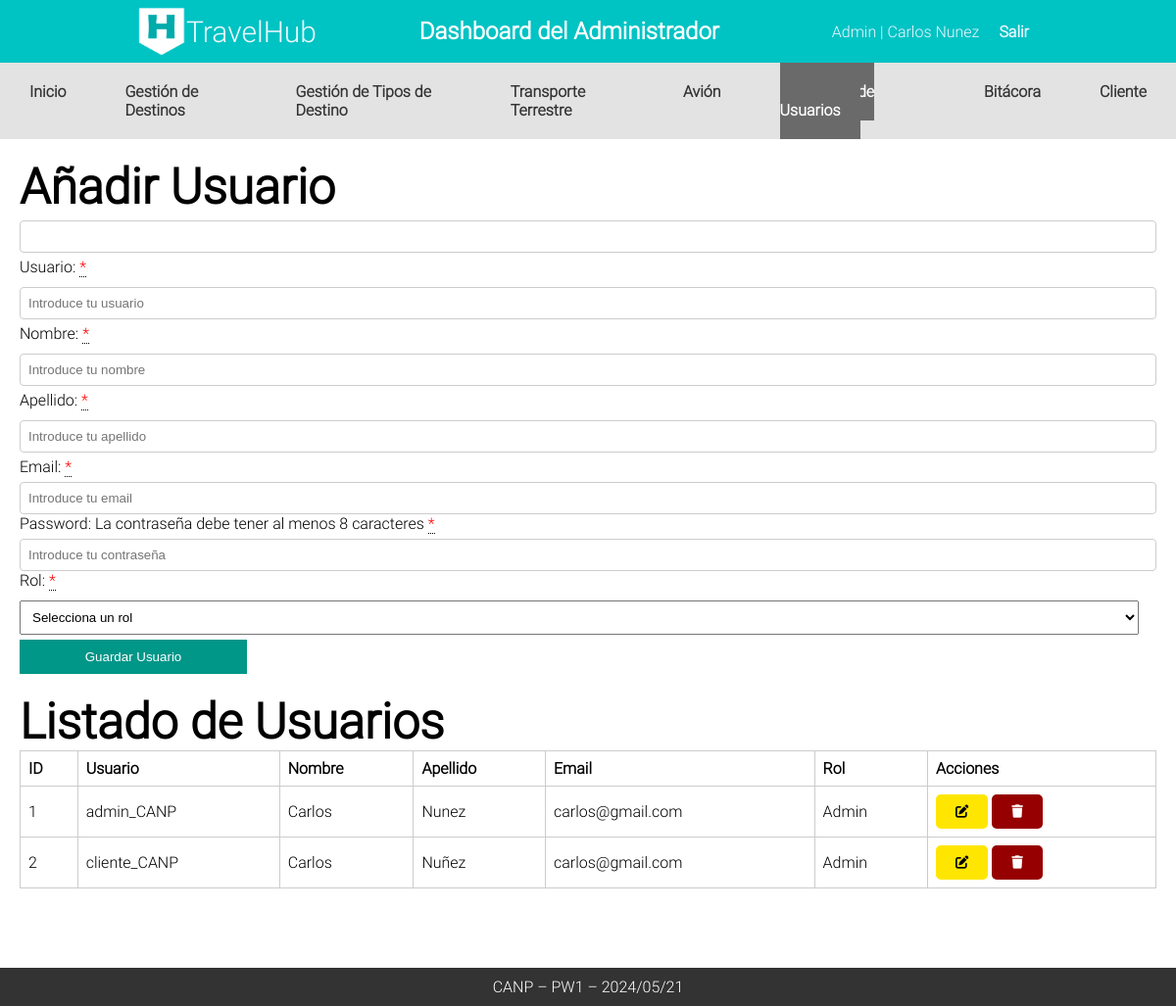
/Admin/CANP_ReporteUsuarios (signed in), run on an earlier commit of the app's database.
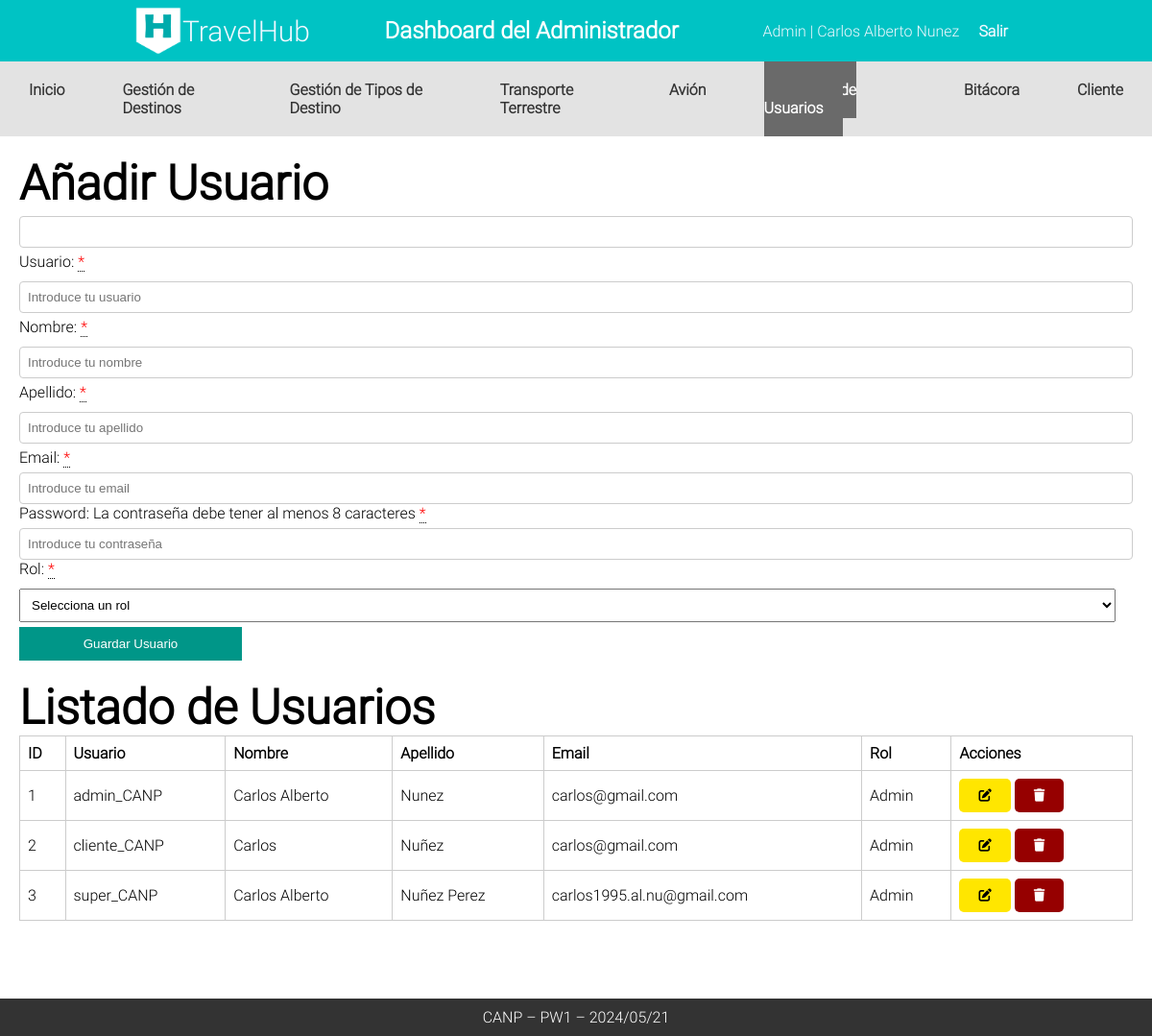
And on a later commit of the database.
### tables this page shows
CREATE TABLE `tblusuarios` (
  `Id_usuario` int(11) NOT NULL,
  `Usuario` varchar(255) NOT NULL,
  `Nombre` varchar(50) NOT NULL,
  `Apellido` varchar(50) NOT NULL,
  `Email` varchar(100) NOT NULL,
  `Password` varchar(255) NOT NULL,
  `Rol` int(11) NOT NULL
);

CREATE TABLE `tblroles` (
  `Id_rol` int(11) NOT NULL,
  `rol` varchar(255) NOT NULL
);

### Controllers/templateCtr.php (called while the page is built)
<?php
class Template
{
    public static function templateCtr()
    {
        include 'Views/plantilla.php';
    }
}

### index.php (called while the page is built, shortened)
<?php
include_once 'App/funciones.php';
include_once "Controllers/templateCtr.php";
include_once "Controllers/rutaCtr.php";
include_once "Controllers/usuariosCtr.php";
include_once "Models/usuariosMdl.php";
$template = new Template();
$template->templateCtr();

### Controllers/rutaCtr.php (called while the page is built)
<?php
class Ruta{
    public static function rutaCtr(){
        return "http://localhost/TravelHub/";
    }
}

### App/funciones.php (called while the page is built)
<?php
class Funciones{
static public function estaActivo($ruta) {
    $uri = $_SERVER['REQUEST_URI'];
    if(strpos($uri, $ruta) !== false) {
        return true;
    }
    return false;
}
}

### Models/CANP_conexion.php (called while the page is built, shortened)
<?php
class Conexion {
    public static function conectar() {
        try {
            $dsn = sprintf('mysql:host=%s;dbname=%s;charset=utf8', self::DB_HOST, self::DB_NAME);
            $link = new PDO($dsn, self::DB_USER, self::DB_PASSWORD, self::DB_OPTIONS);
            return $link;
        } catch (PDOException $e) {
            error_log('Error de conexión: ' . $e->getMessage());
            return null;
        }
    }
}

### Models/usuariosMdl.php (called while the page is built, shortened)
<?php
require_once "CANP_conexion.php";
class UsuariosMdl {
    public static function canp_leer_usuarios_mdl() {
        $stmt = Conexion::conectar()->prepare("SELECT * FROM tblusuarios");
        $stmt->execute();
        return $stmt->fetchAll();
    }
    public static function canp_leer_rol_id_mdl() {
        $stmt = Conexion::conectar()->prepare("SELECT * FROM tblroles");
        $stmt->execute();
        return $stmt->fetch();
    }
}

### Controllers/usuariosCtr.php (called while the page is built, shortened)
<?php
class UsuariosCtr {
    public static function canp_leer_usuarios_ctr() {
        $respuesta = UsuariosMdl::canp_leer_usuarios_mdl();
        return $respuesta;
    }
 public static function canp_leer_rol_id_ctr() {
    $respuesta = UsuariosMdl::canp_leer_rol_id_mdl();
    return $respuesta;
}
}

### Admin/CANP_ReporteUsuarios.php (the view, shortened to what this page needs)
<?php
include 'Components/cabeceraAdmin.php';
include 'Components/navAdmin.php'
?>
    <div class="contenedor">
    <h2>Añadir Usuario</h2>
    <form id="formUsuario" class="formUsuario" method="post" enctype="multipart/form-data">
        <input type="text" id="idUsuario" name="idUsuario">
        <label for="usuario">Usuario:   <div class="tooltip required"> *<span class="tooltiptext">Campo obligatorio</span></div></label>
        <input type="text" id="usuario" name="usuario" placeholder="Introduce tu usuario">
        <label for="nombre">Nombre: <div class="tooltip required"> *<span class="tooltiptext">Campo obligatorio</span></div></label>
        <input type="text" id="nombre" name="nombre" placeholder="Introduce tu nombre">
        <label for="apellido">Apellido: <div class="tooltip required"> *<span class="tooltiptext">Campo obligatorio</span></div></label>
        <input type="text" id="apellido" name="apellido" placeholder="Introduce tu apellido">
        <label for="email">Email:   <div class="tooltip required"> *<span class="tooltiptext">Campo obligatorio</span></div></label>
        <input type="email" id="email" name="email" placeholder="Introduce tu email">
        <label for="password">Password: La contraseña debe tener al menos 8 caracteres <div class="tooltip required"> *<span class="tooltiptext">Campo obligatorio</span></div></label>
        <input type="password" id="password" name="password" placeholder="Introduce tu contraseña">
        <label for="rol">Rol:   <div class="tooltip required"> *<span class="tooltiptext">Campo obligatorio</span></div></label>
        <select id="rol" name="rol" >
            <option value="">Selecciona un rol</option>
        </select>
        <button type="submit" class="btnformulario" id="btnGuardar">Guardar Usuario</button>
    </form>
<h2>Listado de Usuarios</h2>
        <table class="tblUsuarios">
            <thead>
                <tr>
                    <th>ID</th>
                    <th>Usuario</th>
                    <th>Nombre</th>
                    <th>Apellido</th>
                    <th>Email</th>
                    <th>Rol</th>
                    <th>Acciones</th>
                </tr>
            </thead>
            <tbody>
                <?php
                    $usuarios = UsuariosCtr::canp_leer_usuarios_ctr();
                    foreach ($usuarios as $key => $usuario) {
                            $rol = UsuariosCtr::canp_leer_rol_id_ctr();
                      echo '
                      <tr>
                            <td>'.($key+1).'</td>
                            <td>'.$usuario["Usuario"].'</td>
                            <td>'.$usuario["Nombre"].'</td>
                            <td>'.$usuario["Apellido"].'</td>
                            <td>'.$usuario["Email"].'</td>
                            <td>'.$rol["rol"].'</td>
                            <td>
                           <button class="edit editarUsuario" editarUsuario="'.$usuario["Id_usuario"].'"> <i class="fa-solid fa-pen-to-square"></i></button>
                           <button class="delete eliminarUsuario" eliminarUsuario="'.$usuario["Id_usuario"].'" ><i class="fa-solid fa-trash"></i></button>
                           </td>
                            </td>
                       </tr>
                      ';
                    }
                ?>
            </tbody>
        </table>
</div>

### Views/plantilla.php (shortened to what this page needs)
<?php
$rutaLocal = Ruta::rutaCtr();
?>
<!DOCTYPE html>
<html lang="es">
<head>
    <link rel="stylesheet" href="<?php echo $rutaLocal?>Views/css/styles.css">
    <link rel="stylesheet" href="<?php echo $rutaLocal?>Views/css/carrusel.css">
    <link rel="stylesheet" href="<?php echo $rutaLocal?>Views/assets/js/modulos/fontawesome/css/all.min.css">
</head>
<body>
<?php
if(isset($_SESSION['validar']) && $_SESSION['validar'] == true && $_SESSION["rol"] == 1){
    if(isset($_GET["url"])){
        $url = explode("/", $_GET["url"]);
             if($url[0] == "logout"){
                   include "Modules/".$url[0].'.php';
               }else if( $url[1] == "CANP_Admin" || $url[1] == "CANP_Destino" || $url[1] == "CANP_TipoDestino" || $url[1] == "CANP_TransporteTerrestre"
                || $url[1] == "CANP_Avion" || $url[1] == "CANP_ReporteUsuarios" || $url[1] == "CANP_Bitacora" || $url[1] == "CANP_Cliente"){
                include "Admin/".$url[1].'.php';
               }
               else{
                header('Location: '.$rutaLocal.'Admin/CANP_Admin');
               }
       }else{
           include "Admin/CANP_Admin.php";
       }
       include 'Components/footer.php';
}
?>
</body>
</html>

### Components/cabeceraAdmin.php
<header>
       <nav>
           <div class="nav-container">
               <div class="logo-text">
                   <img class="logo" src="<?php echo $rutaLocal?>Views/assets/imagenes/logo.png" alt="">
                   <a href="<?php echo $rutaLocal ?>Admin/CANP_Admin">TravelHub</a>
               </div>
                    <h1> Dashboard del Administrador</h1>
               <ul class="nav-links">
                   <li>Admin | <?php echo $_SESSION["nombre"] ?></li>
                   <li><a href="<?php echo $rutaLocal?>logout">Salir</a></li>
               </ul>
           </div>
       </nav>
   </header>

### Components/navAdmin.php (shortened to what this page needs)
<nav class="menu">
    <ul class="menu-list">
        <li class="<?php echo Funciones::estaActivo('CANP_Admin') ? 'activo' : ''; ?>"><a href="<?php echo $rutaLocal ?>Admin/CANP_Admin">Inicio</a></li>
        <li class="<?php echo Funciones::estaActivo('CANP_Destino') ? 'activo' : ''; ?>"><a href="<?php echo $rutaLocal ?>Admin/CANP_Destino">Gestión de Destinos</a></li>
        <li class="<?php echo Funciones::estaActivo('CANP_TipoDestino') ? 'activo' : ''; ?>"><a href="<?php echo $rutaLocal ?>Admin/CANP_TipoDestino">Gestión de Tipos de Destino</a></li>
        <li class="<?php echo Funciones::estaActivo('CANP_TransporteTerrestre') ? 'activo' : ''; ?>"><a href="<?php echo $rutaLocal ?>Admin/CANP_TransporteTerrestre">Transporte Terrestre</a></li>
        <li class="<?php echo Funciones::estaActivo('CANP_Avion') ? 'activo' : ''; ?>"><a href="<?php echo $rutaLocal ?>Admin/CANP_Avion">Avión</a></li>
        <li class="<?php echo Funciones::estaActivo('CANP_ReporteUsuarios') ? 'activo' : ''; ?>"><a href="<?php echo $rutaLocal ?>Admin/CANP_ReporteUsuarios">Reporte de Usuarios</a></li>
        <li class="<?php echo Funciones::estaActivo('CANP_Bitacora') ? 'activo' : ''; ?>"><a href="<?php echo $rutaLocal ?>Admin/CANP_Bitacora">Bitácora</a></li>
        <li class="<?php echo Funciones::estaActivo('CANP_Cliente') ? 'activo' : ''; ?>"><a href="<?php echo $rutaLocal ?>Admin/CANP_Cliente">Cliente</a></li>
    </ul>
</nav>

### Components/footer.php (shortened to what this page needs)
<footer>
CANP – PW1 – 2024/05/21
</footer>

### Views/css/styles.css (style rules this page uses)
* { margin: 0; padding: 0; box-sizing: border-box; }
body { font-family: Roboto; height: 100vh; }
.contenedor { padding: 20px; }
header { background-color: #00c3c4; color: white; padding: 2px 10%; text-align: center; }
.nav-container { display: flex; justify-content: space-between; align-items: center; padding: 5px 20px; }
.logo-text { display: flex; align-items: center; }
.logo { height: 50px; }
.nav-links { list-style: none; display: flex; margin: 0; padding: 0; }
.nav-links li { padding: 0 10px; color: aliceblue; }
.logo-text a { text-decoration: none; color: aliceblue; font-size: 30px; }
.nav-links a { text-decoration: none; color: aliceblue; }
h2 { font-size: 50px; }
footer { background-color: #333333; color: white; text-align: center; padding: 10px 0; position: fixed; bottom: 0; width: 100%; display: flex; justify-content: space-around; align-items: center; }
.logo { width: 50px; }
a { color: #fff; }
nav.menu { background: #e3e3e3; position: relative; }
nav.menu ul { font-display: flex; justify-content: center; }
.menu-list { list-style: none; padding: 0; margin: 0; display: flex; }
.menu-list li { margin: 0 10px; }
nav.menu ul li { padding: 20px; }
nav ul { list-style: none; padding: 0; display: flex; justify-content: left; }
nav ul li a { color: #333; text-decoration: none; font-weight: bold; }
form { margin-bottom: 20px; }
input[type="text"], input[type="date"], select { margin: 5px 0; padding: 8px; width: calc(100% - 18px); }
.edit { padding: 10px 20px; background-color: #ffe600; color: black; border: none; cursor: pointer; border-radius: 5px; }
.delete { padding: 10px 20px; background-color: #960000; color: white; border: none; cursor: pointer; border-radius: 5px; }
button.btnformulario { padding: 10px 20px; background-color: #009688; color: white; border: none; cursor: pointer; width: 20%; }
table { width: 100%; margin-bottom: 100px; border-collapse: collapse; }
th, td { border: 1px solid #ccc; padding: 8px; text-align: left; }
.menu li.activo a { font-weight: bold; background: #6a6a6a; color: #fff; padding: 20px; }
label { display: block; margin-bottom: 5px; }
input[type="text"], input[type="email"], input[type="password"] { width: 100%; padding: 8px; border: 1px solid #ccc; border-radius: 4px; }
.btnformulario { align-self: flex-start; }
.required { color: red; }
.tooltip { position: relative; display: inline-block; border-bottom: 1px dotted black; }

What changed in the data, as far as the page shows it:
changed tblusuarios "admin_CANP": Nombre "Carlos" → "Carlos Alberto"
added tblusuarios: Usuario "super_CANP", Nombre "Carlos Alberto", Apellido "Nuñez Perez", Email "carlos1995.al.nu@gmail.com", Rol.rol "Admin"
Also different on the page:
$_SESSION["nombre"]: "Carlos Nunez" → "Carlos Alberto Nunez"
